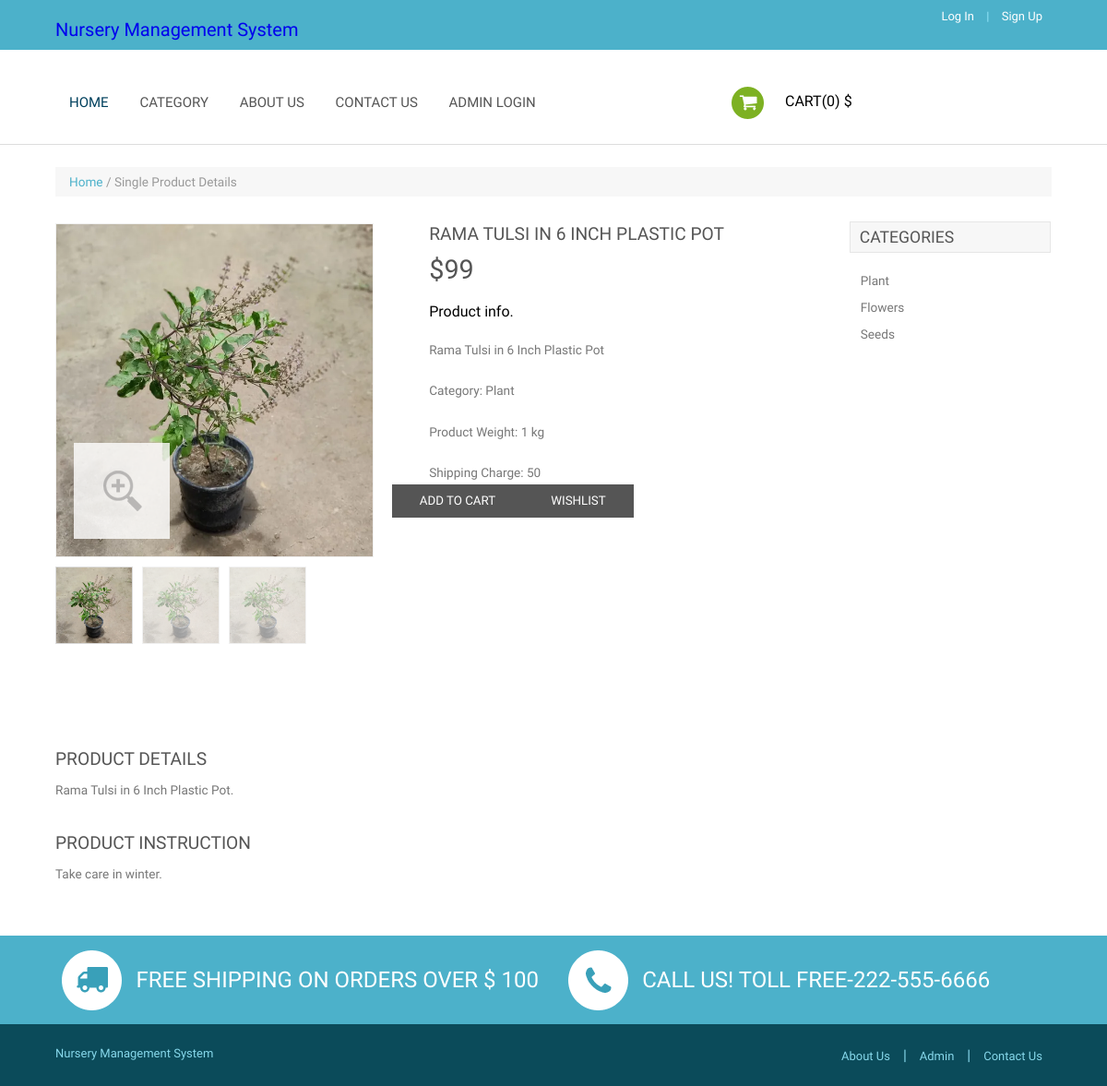
The app's page /single-product.php?pid=2 with its own data.
### tables this page shows
CREATE TABLE `tblproducts` (
  `ID` int(5) NOT NULL,
  `category` int(5) DEFAULT NULL,
  `productName` varchar(250) DEFAULT NULL,
  `productweight` varchar(100) DEFAULT NULL,
  `productPrice` decimal(10,0) DEFAULT NULL,
  `productDescription` mediumtext DEFAULT NULL,
  `productInstruction` mediumtext DEFAULT NULL,
  `shippingCharge` decimal(10,0) DEFAULT NULL,
  `productAvailability` varchar(50) DEFAULT NULL,
  `productImage1` varchar(250) DEFAULT NULL,
  `productImage2` varchar(250) DEFAULT NULL,
  `productImage3` varchar(250) DEFAULT NULL,
  `addedBy` varchar(250) DEFAULT NULL,
  `CreationDate` timestamp NULL DEFAULT current_timestamp()
);

CREATE TABLE `tblcategory` (
  `ID` int(5) NOT NULL,
  `CategoryName` varchar(250) DEFAULT NULL,
  `CategoryDescription` mediumtext DEFAULT NULL,
  `CreatedBy` varchar(250) DEFAULT NULL,
  `CreationDate` timestamp NULL DEFAULT current_timestamp()
);

### single-product.php (the view, shortened to what this page needs)
<?php
include('includes/config.php');
  ?>
<!DOCTYPE HTML>
<html>
<head>
<link href="css/style.css" rel="stylesheet" type="text/css" media="all" />
<link href="css/form.css" rel="stylesheet" type="text/css" media="all" />
<link href="css/megamenu.css" rel="stylesheet" type="text/css" media="all" />
<link rel="stylesheet" href="css/etalage.css">
</head>
<body>
	<?php include_once('includes/header.php');?>
<div class="mens">
  <div class="main">
     <div class="wrap">
     	<ul class="breadcrumb breadcrumb__t"><a class="home" href="index.php">Home</a> / Single Product Details</ul>
     	<?php
$pid=$_GET['pid'];
$ret=mysqli_query($con,"select * from tblproducts
join tblcategory on tblcategory.ID=tblproducts.category
 where tblproducts.ID='$pid' ");
while ($row=mysqli_fetch_array($ret)) {
?>
		<div class="cont span_2_of_3">
		  	<div class="grid images_3_of_2">
						<ul id="etalage">
							<li>
								<a href="optionallink.html">
									<img class="etalage_thumb_image" src="admin/productimages/<?php echo $row['productImage1'];?>" class="img-responsive" />
								</a>
							</li>
						</ul>
	            </div>
		         <div class="desc1 span_3_of_2">
		         	<h3 class="m_3"><?php echo $row['productName'];?></h3>
		             <p class="m_5">$<?php echo $row['productPrice'];?></p>
					 		<br>
					<span class="m_link">Product info. </span>
				     <p class="m_text2"><?php echo $row['productDescription'];?> </p>
				     <p class="m_text2"><b>Category:</b> <?php echo $row['CategoryName'];?> </p>
				     <p class="m_text2"><b>Product Weight:</b> <?php echo $row['productweight'];?> </p>
				      <p class="m_text2"><b>Shipping Charge:</b> <?php echo $row['shippingCharge'];?> </p>
			     </div>
<div style="margin-left:30%;">
<?php if($_SESSION['nmsuid']==""){?>
<a href="login.php"><button  class="grey">Add to cart</button></a>
<?php } ?>
           <?php if($_SESSION['nmsuid']==""){?>
							<a href="login.php"><button  class="grey">Wishlist</button></a>
<?php } ?>
</div>
	    <div class="clients">
     </div>
     <div class="toogle">
     	<h3 class="m_3">Product Details</h3>
     	<p class="m_text"><?php echo $row['productDescription'];?>.</p>
     </div>
     <div class="toogle">
     	<h3 class="m_3">Product Instruction</h3>
     	<p class="m_text"><?php echo $row['productInstruction'];?>.</p>
     </div>
      </div><?php } ?>
			<div class="rsingle span_1_of_single">
				<h5 class="m_1">Categories</h5>
					<ul class="kids">
						<?php
$ret=mysqli_query($con,"select * from tblcategory");
while ($row=mysqli_fetch_array($ret)) {
?>
						<li><a href="products.php?cid=<?php  echo $row['ID'];?>&&catname=<?php  echo $row['CategoryName'];?>"><?php  echo $row['CategoryName'];?></a></li><?php } ?>
					</ul>
		      </div>
			</div>
		   </div>
		</div>
	<?php include_once('includes/footer.php');?>
</body>
</html>

### css/style.css (style rules this page uses)
html,body,div,span,applet,object,iframe,h1,h2,h3,h4,h5,h6,p,blockquote,pre,a,abbr,acronym,address,big,cite,code,del,dfn,em,img,ins,kbd,q,s,samp,small,strike,strong,sub,sup,tt,var,b,u,i,dl,dt,dd,ol,nav ul,nav li,fieldset,form,label,legend,table,caption,tbody,tfoot,thead,tr,th,td,article,aside,canvas,details,embed,figure,figcaption,footer,header,hgroup,menu,nav,output,ruby,section,summary,time,mark,audio,video { margin:0;padding:0;border:0;font-size:100%;font:inherit;vertical-align:baseline; }
ol,ul { list-style:none;margin:0;padding:0; }
a { text-decoration:none; }
img { max-width:100%; }
body { font-family: 'Exo 2', sans-serif; background:#fff; }
.wrap { width:80%; margin:0 auto; -moz-transition:all .2s linear; -webkit-transition:all .2s linear; -o-transition:all .2s linear; -ms-transition:all .2s linear; }
.main { margin:2% 0; }
.cont { display: block; float:left; margin: 1% 0 1% 0; }
.span_2_of_3 { width:77.1%; }
p.m_text { color:#888; font-size:0.95em; margin-bottom:20px; }
button.grey { display: inline-block; text-decoration: none; cursor: pointer; background: #555; font-size:0.95; line-height: 16px; text-transform: uppercase; padding:10px 30px; color: #FFF; border: none; float: left; font-family: 'Exo 2', sans-serif; outline:none; }
h5.m_1 { color: #555; font-size: 1.1em; padding: 6px 10px; background: #F7F7F7; margin:20px 0; border: 1px solid #E6E6E6; text-transform: uppercase; }
ul.kids { margin-bottom:20px; }
ul.kids li { margin-bottom:10px; }
ul.kids li a { color:#777; font-size:0.85em; padding:10px 12px; }
.mens { border-top:1px solid #ddd; }
.images_3_of_2 { width: 41.2%; float: left; margin-right: 2.6%; }
ul.breadcrumb { padding: 8px 15px; margin: 0 0 18px !important; list-style: none; background-color:#f7f7f7; font-size:0.85em; color: #999 !important; }
ul.breadcrumb a { color:#4CB1CA; }
.desc1 { display: block; float: right; }
.span_3_of_2 { width: 51.3333%; }
h3.m_3 { color:#555; font-size:1.2em; text-transform:uppercase; margin-bottom:10px; }
p.m_5 { font-size:1.8em; color:#555; }
p.m_text { color:#777; font-size:0.85em; line-height:1.8em; }
.clients { padding-top:6%; }
.toogle { margin-top:4%; }
.span_1_of_single { width: 20.2%; }
.rsingle { display: block; float: left; margin:-1% 0 1% 2.6%; }
span.m_link { margin-bottom:20px; }
p.m_text2 { color:#777; font-size:0.85em; line-height: 1.8em; margin-top:20px; }
@media (max-width:1366px) { .wrap { width:90%; } }
@media (max-width:1280px) { .wrap { width:90%; } }

### css/etalage.css (style rules this page uses)
#etalage { display: none; }
#etalage .etalage_thumb { background: white url(../images/loading.gif) center no-repeat; border: 1px solid #F0F0F0; width: 100%; }
.etalage, .etalage_thumb, .etalage_thumb_image, .etalage_source_image, .etalage_zoom_preview, .etalage_icon, .etalage_hint { display:none }
.etalage, .etalage ul, .etalage li, .etalage img, .etalage_hint, .etalage_icon, .etalage_description { margin:0; padding:0; border:0; list-style:none }
.etalage, .etalage_magnifier div, .etalage_magnifier div img, .etalage_small_thumbs ul, ul .etalage_small_thumbs li, .etalage_zoom_area div, .etalage_zoom_img { position:relative }
.etalage img, .etalage li { -webkit-user-select:none; -khtml-user-select:none; -moz-user-select:none; -o-user-select:none; user-select:none; -webkit-user-drag:none; -moz-user-drag:none; user-drag:none }
.etalage, .etalage_small_thumbs li { float:left }
.etalage li { position:absolute }
.etalage img { vertical-align:bottom; max-width:none; }
.etalage_thumb_image { width:100% !important; }
.etalage { direction:ltr; width: 100%!important; }

### records on screen
tblproducts: productImage1 (picture), productName "RAMA TULSI IN 6 INCH PLASTIC POT", productPrice "99", productDescription "Rama Tulsi in 6 Inch Plastic Pot", tblcategory.CategoryName "Plant", productweight "1 kg", shippingCharge "50", productInstruction "Take care in winter"
tblcategory: CategoryName "Plant"
tblcategory: CategoryName "Flowers"
tblcategory: CategoryName "Seeds"

### other values on screen
$resultss['totalp'] "0"
